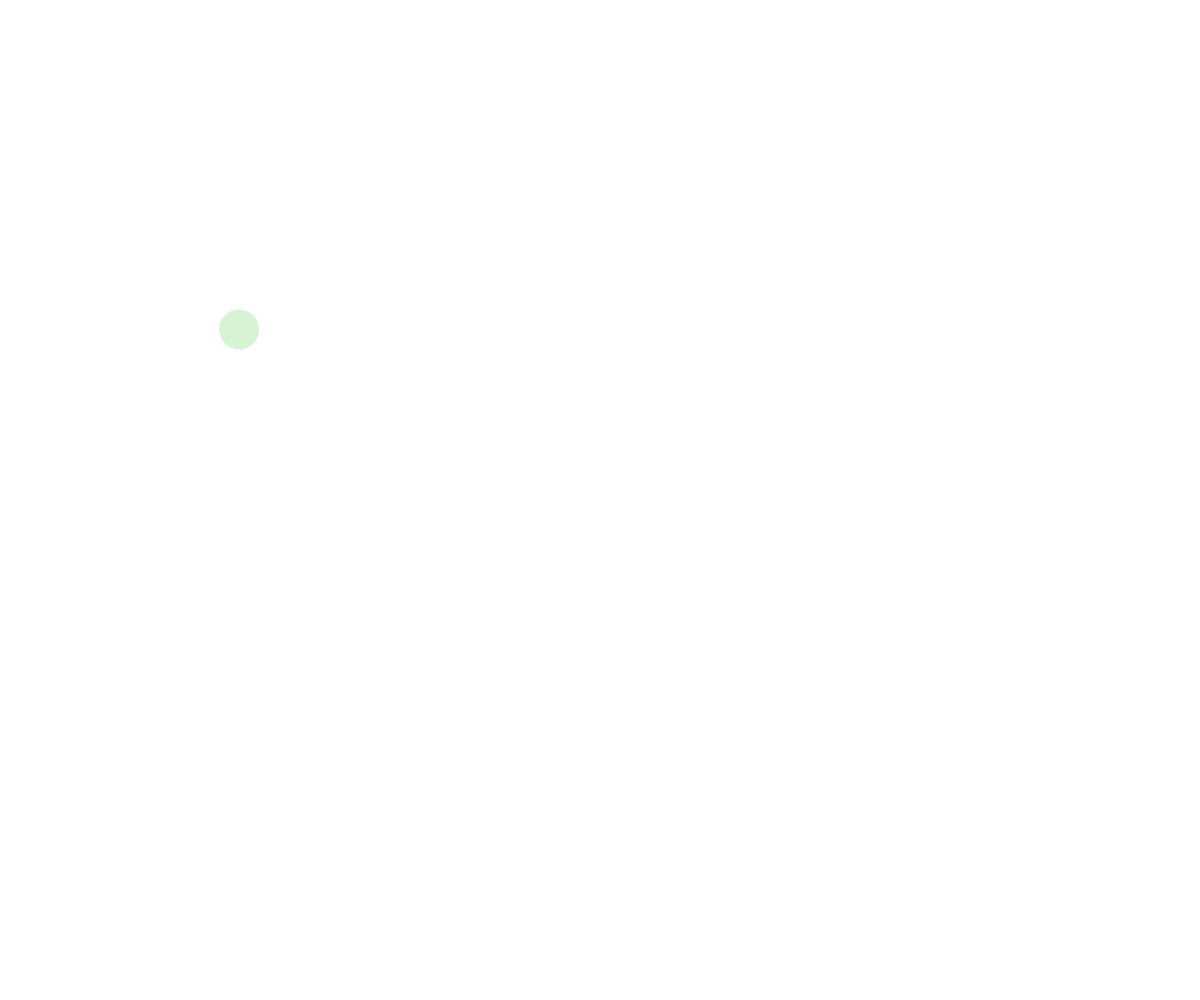
Frame 1 (no input)
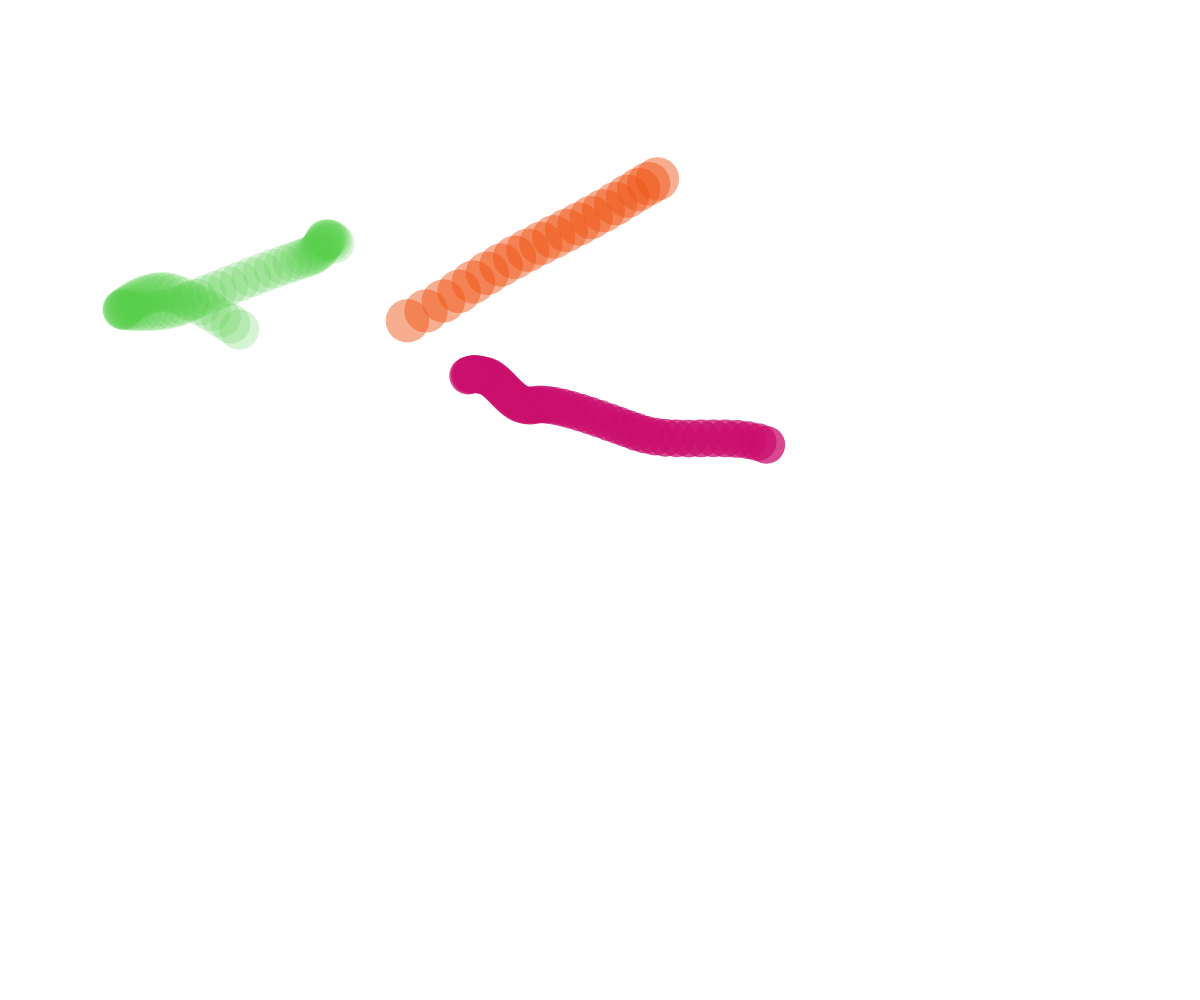
Frame 60 (no input)
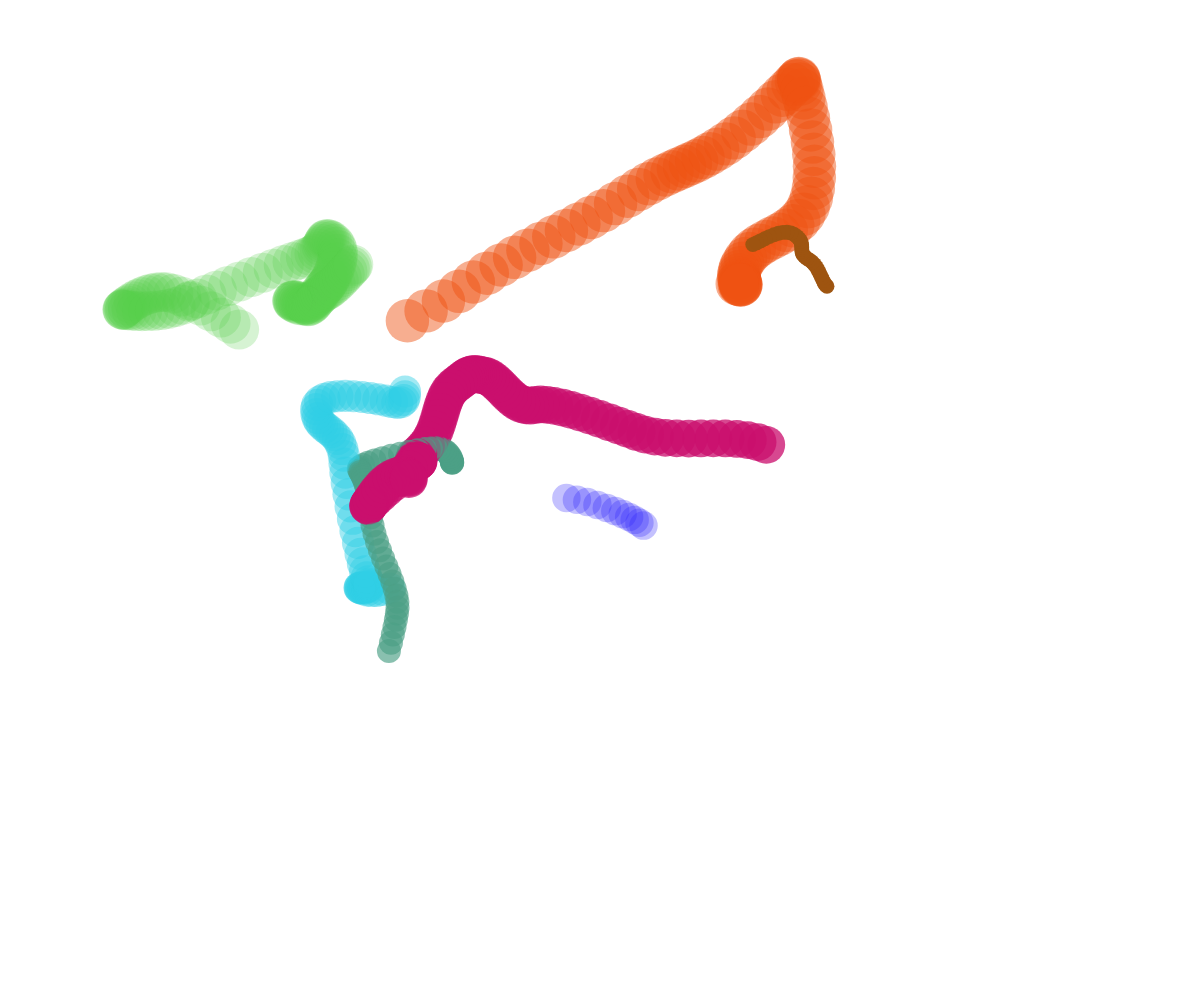
Frame 120 (the mouse pressed at the canvas centre since frame 60)

The p5.js sketch that drew these frames (run headless with seeded random() and noise() and a simulated clock; from frame 60 on, the mouse is pressed at the canvas centre):

// p5.js sketch
// ── sketch.js
// Perlin Noise Ball

let ballArray = [];

function setup() {
  createCanvas(windowWidth, windowHeight);
  background("white");
  noStroke();
  spawnBall();

  //spawn a new ball every half second
  window.setInterval(spawnBall, 500);
}

function draw() {
  for (let theBall of ballArray) {
    fill(theBall.colour);
  
    //move
    theBall.x = noise(theBall.time) * width;
    theBall.y = noise(theBall.time + 300) * height;
  
    //display
    circle(theBall.x, theBall.y, theBall.size);
  
    theBall.time += 0.01;
  }
}

function mousePressed() {
  spawnBall();
}

function spawnBall() {
  let ball = {
    x: random(width),
    y: random(height),
    size: random(10, 50),
    colour: color(random(255), random(255), random(255), random(255)),
    time: random(1000)
  };
  ballArray.push(ball);
}
